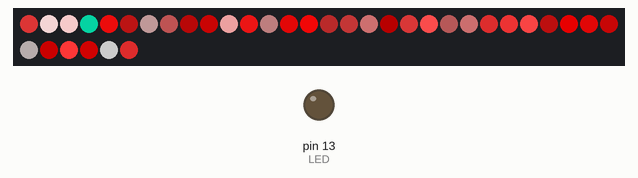
Recording of a sketch running on a simulated Arduino Uno, built with avr-gcc and run on an emulated ATmega328P. On the bench: 36 RGB LEDs in strip order, left to right, continuing on the next row, output pins drawn as LEDs (lit = HIGH). Dim RGB values are drawn brighter than linear; random numbers use the default seed unless the sketch sets one.

Above: at 0.17 s.
At 4.56 s:
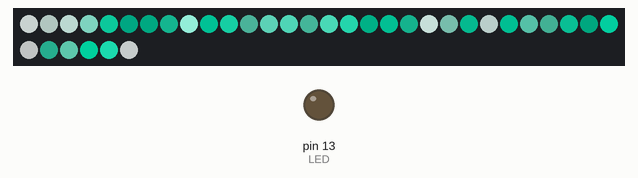
At 9.58 s:
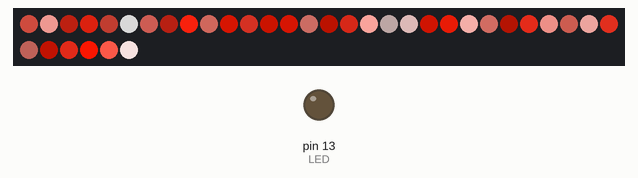
At 19.62 s:
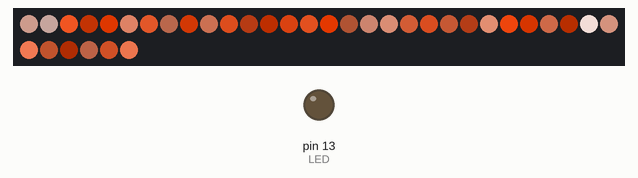
At 29.04 s:
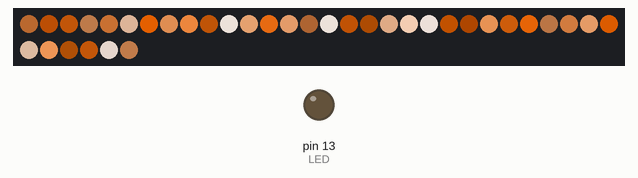
At 39.71 s:
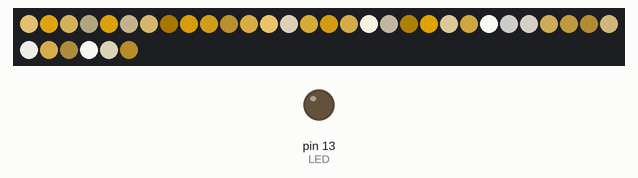

The sketch:

chewbaccus_space_vikings.ino
```cpp
#include <FastLED.h>

/*
Space Vikings
 */


// Pin 13 has an LED connected on most Arduino boards.
// give it a name:
int LED =  13;
#define LED_DATA_PIN 6
#define BUFFER_LENGTH 36 // >100LEDs unsupported
CRGB leds[BUFFER_LENGTH];
uint8_t base = 0;

// the setup routine runs once when you press reset:
void setup() {
  // initialize the digital pin as an output.
  pinMode(LED_DATA_PIN, OUTPUT);
  // initialize the digital pin as an output.
  pinMode(LED, OUTPUT);

  // Set uninitialised LEDs to a faint grey
  memset8(leds, 10, BUFFER_LENGTH * sizeof(CRGB));

  // if analog input pin 0 is unconnected, random analog
  // noise will cause the call to randomSeed() to generate
  // different seed numbers each time the sketch runs.
  // randomSeed() will then shuffle the random function.
  randomSeed(analogRead(0));
  base = random(256);
  FastLED.addLeds<WS2811, LED_DATA_PIN, RGB>(leds, BUFFER_LENGTH).setCorrection(Typical8mmPixel);
  for (int i = 0; i < BUFFER_LENGTH; i++) {
      leds[i] = CHSV(base, random(256), random(128, 256));
  }
  FastLED.show();
}

unsigned long next_time = 0;

// the loop routine runs over and over again forever:
void loop() {
  int pixel = random(BUFFER_LENGTH);
  if (millis() > next_time) {
    next_time += 5000;
    base += 130 + random(10);
  }
  leds[pixel] = CHSV(base, random(256), random(128, 256));
  FastLED.show();
  delay(28); // this is 1000 / 35 which means that on average each pixel changes once every second
}
```
